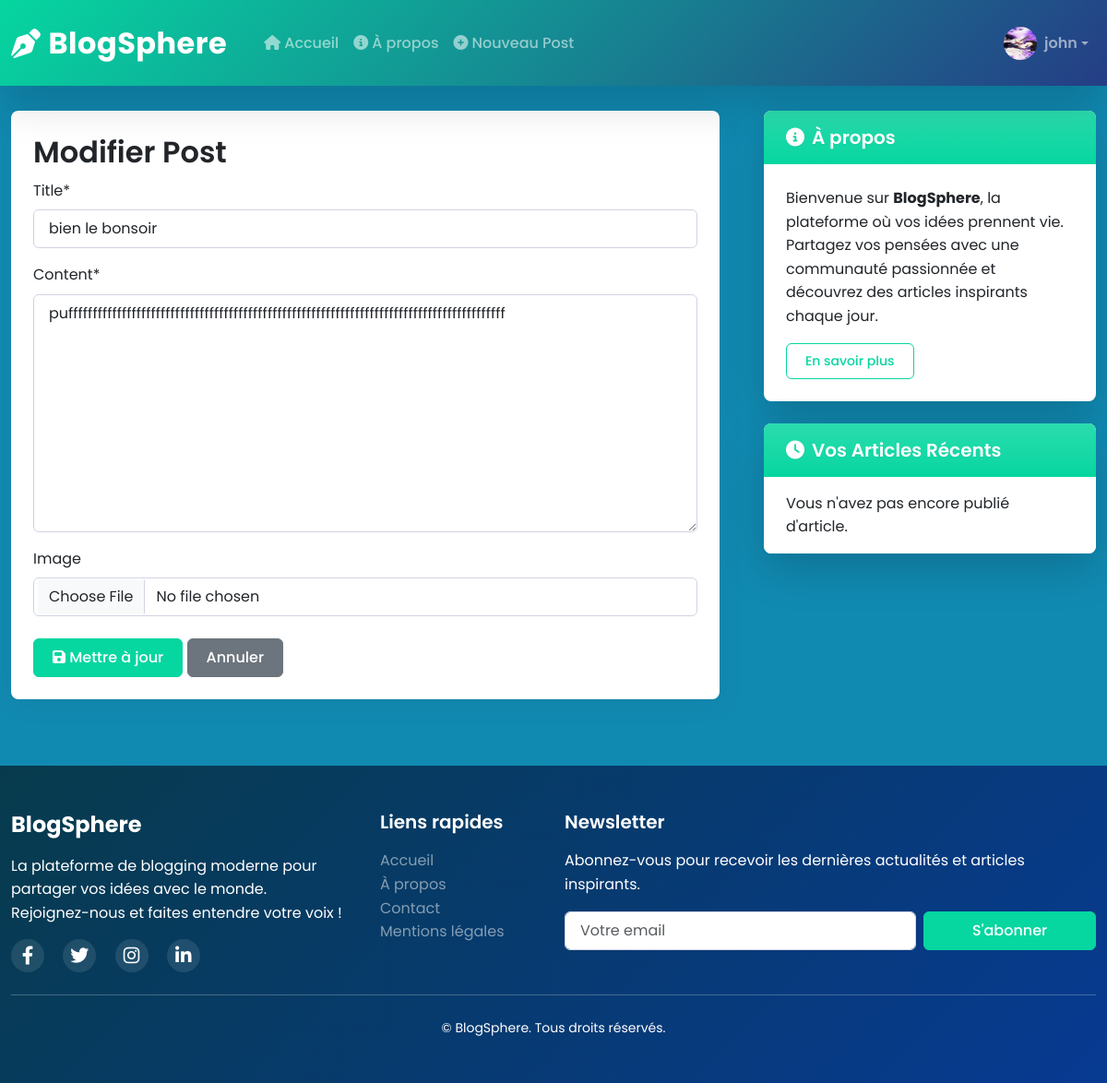
Page /post/15/update/ (signed in) on the committed database.
### blog/models.py (models this page shows, shortened)
class Person(AbstractBaseUser, PermissionsMixin):
    SEX_TYPES = (
        ('M', 'Male'),
        ('F', 'Feminine'),
    )
    username = models.CharField(max_length=150, unique=False)  # unique ajouté pour éviter doublons
    email = models.EmailField(unique=True)
    sex = models.CharField(max_length=1, choices=SEX_TYPES, blank=True, null=True)
    profile_picture = models.ImageField(upload_to='profiles/', blank=True, null=True, default='default.jpg')
    is_staff = models.BooleanField(default=False)
    is_superuser = models.BooleanField(default=False)
    is_active = models.BooleanField(default=True)
    groups = models.ManyToManyField(
        Group,
        related_name='person_set',
        blank=True,
        verbose_name='groups',
        help_text='The groups this user belongs to.'
    )
    user_permissions = models.ManyToManyField(
        Permission,
        related_name='person_permissions_set',
        blank=True,
        verbose_name='user permissions',
        help_text='Specific permissions for this user.'
    )
    objects = UserManager()
    USERNAME_FIELD = 'email'
    REQUIRED_FIELDS = ['username']
    class Meta:
        verbose_name = "Person"
        verbose_name_plural = "Persons"
        constraints = [
            models.UniqueConstraint(fields=['username', 'email'], name='unique_person_username_email')
        ]

class Profile(models.Model):
    user = models.OneToOneField(Person, on_delete=models.CASCADE)
    image = models.ImageField(default='default.jpg', upload_to='profile_pics')
    bio = models.TextField(max_length=500, blank=True)

class Post(models.Model):
    title = models.CharField(max_length=200)
    content = models.TextField()
    date_posted = models.DateTimeField(default=timezone.now)
    author = models.ForeignKey(Person, on_delete=models.CASCADE)
    image = models.ImageField(upload_to='post_images', blank=True, null=True)
    likes = models.ManyToManyField(Person, related_name='blog_posts', blank=True)

### blog/views.py (the view, shortened to what this page needs)
# urls.py: path('post/<int:pk>/update/', PostUpdateView.as_view(), name='post-update'),
class PostUpdateView(LoginRequiredMixin, UserPassesTestMixin, UpdateView):
    model = Post
    fields = ['title', 'content', 'image']
    template_name = 'blog/post_form.html'
    def test_func(self):
        post = self.get_object()
        return post.author == self.request.user

### blog/templates/blog/post_form.html (shortened to what this page needs)
{% extends "blog/base.html" %}
{% load crispy_forms_tags %}
{% block content %}
    <div class="card">
        <div class="card-body">
            <h2 class="card-title">{% if form.instance.pk %}Modifier{% else %}Nouveau{% endif %} Post</h2>
            <form id="post-form" method="POST" enctype="multipart/form-data" autocomplete="off">
                {{ form|crispy }}
                <div class="form-group mt-4">
                    <button class="btn btn-primary" type="submit">
                        <i class="fas fa-save"></i> {% if form.instance.pk %}Mettre à jour{% else %}Publier{% endif %}
                    </button>
                    <a href="{% if form.instance.pk %}{% url 'post-detail' form.instance.pk %}{% else %}{% url 'blog-home' %}{% endif %}"
                       class="btn btn-secondary">
                        Annuler
                    </a>
                </div>
            </form>
        </div>
    </div>
{% endblock %}

### blog/templates/blog/base.html (shortened to what this page needs)
{% load static %}
<!DOCTYPE html>
<html lang="fr">
<head>
    <link rel="stylesheet" href="https://cdn.jsdelivr.net/npm/bootstrap-icons@1.11.1/font/bootstrap-icons.css">
    <link href="https://cdn.jsdelivr.net/npm/bootstrap@5.3.0/dist/css/bootstrap.min.css" rel="stylesheet" />
    <link rel="stylesheet" href="https://cdnjs.cloudflare.com/ajax/libs/font-awesome/6.4.0/css/all.min.css" />
    <link rel="stylesheet" href="https://cdnjs.cloudflare.com/ajax/libs/animate.css/4.1.1/animate.min.css" />
    <link rel="stylesheet" href="{% static 'blog/css/main.css' %}" />
</head>
<body class="d-flex flex-column min-vh-100">
    <header>
        <nav class="navbar navbar-expand-lg navbar-dark shadow-lg fixed-top py-3 custom-navbar">
            <div class="container">
                <a class="navbar-brand fw-bold fs-2 d-flex align-items-center" href="{% url 'blog-home' %}">
                    <i class="fas fa-pen-nib me-2"></i>BlogSphere
                </a>
                <div class="collapse navbar-collapse" id="navbarNav">
                    <ul class="navbar-nav me-auto ms-3">
                        <li class="nav-item">
                            <a class="nav-link {% if request.resolver_match.url_name == 'blog-home' %}active{% endif %}" href="{% url 'blog-home' %}">
                                <i class="fas fa-home me-1"></i>Accueil
                            </a>
                        </li>
                        <li class="nav-item">
                            <a class="nav-link {% if request.resolver_match.url_name == 'blog-about' %}active{% endif %}" href="{% url 'blog-about' %}">
                                <i class="fas fa-info-circle me-1"></i>À propos
                            </a>
                        </li>
                        {% if user.is_authenticated %}
                        <li class="nav-item">
                            <a class="nav-link" href="{% url 'post-create' %}">
                                <i class="fas fa-plus-circle me-1"></i>Nouveau Post
                            </a>
                        </li>
                        {% endif %}
                    </ul>
                    <ul class="navbar-nav ms-auto">
                        {% if user.is_authenticated %}
                        <li class="nav-item dropdown">
                            <a class="nav-link dropdown-toggle d-flex align-items-center" href="#" id="userDropdown"
                               role="button" data-bs-toggle="dropdown" aria-expanded="false">
                                {% if user.profile.image %}
                                    <img src="{{ user.profile.image.url }}"
                                         class="rounded-circle profile-img me-2" width="36" height="36" alt="Profile" />
                                {% else %}
                                    <img src="https://ui-avatars.com/api/?name={{ user.username }}&background=random"
                                         class="rounded-circle profile-img me-2" width="36" height="36" alt="Profile" />
                                {% endif %}
                                <span class="fw-semibold">{{ user.username }}</span>
                            </a>
                        </li>
                        {% endif %}
                    </ul>
                </div>
            </div>
        </nav>
    </header>
    <main class="flex-grow-1 mt-5 pt-4">
        <div class="container my-5">
            <div class="row g-5">
                <div class="col-lg-8">
                    {% block content %}{% endblock %}
                </div>
                <div class="col-lg-4">
                    <div class="sticky-top custom-sticky">
                        <div class="card shadow-lg mb-4 animate__animated animate__fadeInRight">
                            <div class="card-header bg-gradient text-white custom-card-header">
                                <h5 class="mb-0"><i class="fas fa-info-circle me-2"></i>À propos</h5>
                            </div>
                            <div class="card-body">
                                <p class="card-text">
                                    Bienvenue sur <b>BlogSphere</b>, la plateforme où vos idées prennent vie.<br>
                                    Partagez vos pensées avec une communauté passionnée et découvrez des articles inspirants chaque jour.
                                </p>
                                <a href="{% url 'blog-about' %}" class="btn btn-outline-primary btn-sm">En savoir plus</a>
                            </div>
                        </div>
                        <div class="card shadow-lg animate__animated animate__fadeInRight animate__delay-1s">
                            <div class="card-header bg-gradient text-white custom-card-header">
                                <h5 class="mb-0"><i class="fas fa-clock me-2"></i>Vos Articles Récents</h5>
                            </div>
                            <div class="card-body p-0">
                                <div class="list-group list-group-flush">
                                    {% if user.is_authenticated and user_recent_posts %}
                                        {% for post in user_recent_posts %}
                                        <a href="{% url 'post-detail' post.pk %}"
                                           class="list-group-item list-group-item-action d-flex justify-content-between align-items-center">
                                            <span>{{ post.title|truncatechars:5 }}</span>
                                            <span class="badge bg-primary rounded-pill">{{ post.comments.count }}</span>
                                        </a>
                                        {% endfor %}
                                    {% elif user.is_authenticated %}
                                        <div class="list-group-item">Vous n'avez pas encore publié d'article.</div>
                                    {% else %}
                                        <div class="list-group-item">Connectez-vous pour voir vos articles récents.</div>
                                    {% endif %}
                                </div>
                            </div>
                        </div>
                    </div>
                </div>
            </div>
        </div>
    </main>
    <footer class="footer-bg text-white py-5 mt-auto">
        <div class="container">
            <div class="row">
                <div class="col-md-4 mb-4 mb-md-0">
                    <h4 class="fw-bold mb-3">BlogSphere</h4>
                    <p>
                        La plateforme de blogging moderne pour partager vos idées avec le monde.<br>
                        Rejoignez-nous et faites entendre votre voix !
                    </p>
                    <div class="social-icons mt-3">
                        <a href="#" class="text-white me-3 fs-5"><i class="fab fa-facebook-f"></i></a>
                        <a href="#" class="text-white me-3 fs-5"><i class="fab fa-twitter"></i></a>
                        <a href="#" class="text-white me-3 fs-5"><i class="fab fa-instagram"></i></a>
                        <a href="#" class="text-white fs-5"><i class="fab fa-linkedin-in"></i></a>
                    </div>
                </div>
                <div class="col-md-2 mb-4 mb-md-0">
                    <h5 class="mb-3">Liens rapides</h5>
                    <ul class="list-unstyled">
                        <li><a href="{% url 'blog-home' %}" class="text-white-50">Accueil</a></li>
                        <li><a href="{% url 'blog-about' %}" class="text-white-50">À propos</a></li>
                        <li><a href="{% url 'blog-Contact' %}" class="text-white-50">Contact</a></li>
                        <li><a href="{% url 'privacy-policy' %}" class="text-white-50">Mentions légales</a></li>
                    </ul>
                </div>
                <div class="col-md-6">
                    <h5 class="mb-3">Newsletter</h5>
                    <p>Abonnez-vous pour recevoir les dernières actualités et articles inspirants.</p>
                    <form class="row g-2" method="post" action="{% url 'newsletter-subscribe' %}">
                        <div class="col-8">
                            <input type="email" name="email" class="form-control" placeholder="Votre email" required />
                        </div>
                        <div class="col-4">
                            <button type="submit" class="btn btn-primary w-100">S'abonner</button>
                        </div>
                    </form>
                </div>
            </div>
            <hr class="my-4 bg-secondary" />
            <div class="text-center">
                <p class="mb-0 small">&copy; {{ now|date:"Y" }} BlogSphere. Tous droits réservés.</p>
            </div>
        </div>
    </footer>
</body>
</html>

### blog/static/blog/css/main.css (style rules this page uses)
:root { --primary-color: #06d6a0; --secondary-color: #118ab2; --accent-color: #253d85; --dark-color: #5a5c69; --light-color: #ffffff; --success-color: #1cc88a; --danger-color: #e74a3b; --warning-color: #f6c23e; --info-color: #1a759f; }
body { font-family: 'Poppins', sans-serif; background-color: var(--secondary-color); color: #333; line-height: 1.6; display: flex; flex-direction: column; min-height: 100vh; }
h1, h2, h3, h4, h5, h6 { font-weight: 600; color: var(--primary-text); line-height: 1.3; margin-bottom: 1rem; text-shadow: 0 1px 1px rgba(0,0,0,0.05); }
h2 { font-size: 2rem; color: var(--primary-text); }
h4 { font-size: 1.5rem; color: var(--secondary-text); }
h5 { font-size: 1.25rem; color: var(--secondary-text); }
a { text-decoration: none; transition: all 0.3s ease; }
.navbar { box-shadow: 0 0.15rem 1.75rem 0 rgba(58, 59, 69, 0.15); padding: 0.5rem 0; background: linear-gradient(135deg, var(--primary-color) 0%, var(--accent-color) 100%); }
.navbar-brand { font-weight: 700; font-size: 1.5rem; letter-spacing: 0.5px; }
.nav-link { font-weight: 500; padding: 0.5rem 1rem; border-radius: 0.375rem; transition: all 0.3s; }
main { flex: 1; padding-top: 5rem; }
.container { max-width: 1200px; }
.card { border: none; border-radius: 0.5rem; box-shadow: 0 0.15rem 1.75rem 0 rgba(58, 59, 69, 0.1); transition: transform 0.3s ease, box-shadow 0.3s ease; margin-bottom: 1.5rem; overflow: hidden; }
.card-header { background-color: var(--primary-color); color: rgb(118, 236, 148); padding: 1rem 1.5rem; border-bottom: none; }
.card-body { padding: 1.5rem; }
.list-group-item { border: none; padding: 1rem 1.5rem; border-bottom: 1px solid rgba(0, 0, 0, 0.05); transition: all 0.3s; }
.list-group-item:last-child { border-bottom: none; }
.btn { font-weight: 500; padding: 0.5rem 1.25rem; border-radius: 0.375rem; transition: all 0.3s; }
.btn-primary { background-color: var(--primary-color); border-color: var(--primary-color); }
.btn-outline-primary { color: var(--primary-color); border-color: var(--primary-color); }
footer { background: linear-gradient(135deg, #073b4c 0%, #073a92 100%); color: white; padding: 3rem 0 1.5rem; margin-top: 3rem; }
footer a { color: rgba(255, 255, 255, 0.7); transition: all 0.3s; }
.social-icons a { display: inline-flex; align-items: center; justify-content: center; width: 36px; height: 36px; border-radius: 50%; background-color: rgba(255, 255, 255, 0.1); margin-right: 0.5rem; transition: all 0.3s; }
.animate__animated { --animate-duration: 0.5s; }
.form-control { border-radius: 0.375rem; padding: 0.5rem 1rem; border: 1px solid #d1d3e2; transition: all 0.3s; }

### rows in the picture
Person: profile.image (picture), username "john"
Post: title "bien le bonsoir", content "puffffffffffffffffffffffffffffffffffffffffffffffffffffffffffffffffffffffffffffffffffffffffff"
